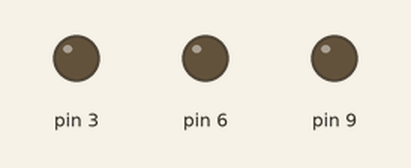
Recording of a sketch running on a simulated Arduino Uno, built with avr-gcc and run on an emulated ATmega328P. Parts: output pins drawn as LEDs (lit = HIGH).

Above: at 0.5 s.
At 1.5 s:
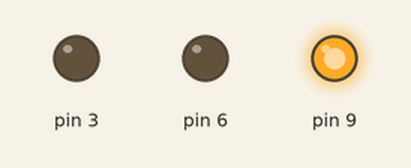
At 2.5 s:
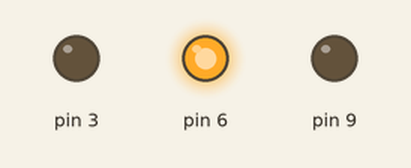
At 3.5 s:
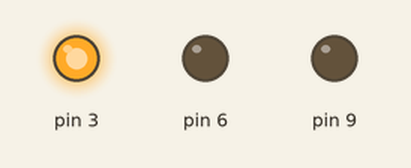
Timing chart, 0 to 5.2 s (numbered marks = the images above):
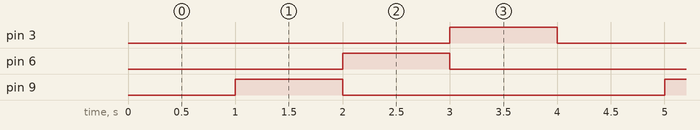

The sketch:

lab1.ino
```cpp
// Raphael Genova - 667495961
// Lab 1 - Getting to know your Arduino
// Description -  Have the 3 LEDS blink take turns turning on and off
//
// References - looked up on the Internet and came across the Ardunio discussion board about it

// Variables will change:
unsigned long previousMillis = 0;        // will store last time LED was updated

// the follow variables is a long because the time, measured in miliseconds,
// will quickly become a bigger number than can be stored in an int.
unsigned long interval = 1000;           // interval at which to blink (milliseconds)

void setup() {
  // put your setup code here, to run once:
  // initialize digital pin LED_BUILTIN as an output.
  pinMode(9, OUTPUT);
  pinMode(6, OUTPUT);
  pinMode(3, OUTPUT);
}

void loop() {
  unsigned long currentMillis = millis();

  if(currentMillis - previousMillis > interval)
  {
    if(currentMillis - previousMillis < interval *2)
    {
      digitalWrite(9, HIGH);
    }
    if(currentMillis - previousMillis >= interval *2 && currentMillis - previousMillis < interval *3)
    {
      digitalWrite(9, LOW);
      digitalWrite(6, HIGH);
    }
    if(currentMillis - previousMillis >= interval *3 && currentMillis - previousMillis < interval *4)
    {
      digitalWrite(6, LOW);
      digitalWrite(3, HIGH);
    }
    if(currentMillis - previousMillis >= interval *4)
    {
      digitalWrite(3, LOW);
      previousMillis = currentMillis;
    }
  }
}
```

Measured:
- by itself, pin 3, pin 6, pin 9: alternates HIGH for 1.0 s and LOW for 3.0 s
- by itself, everything shown: repeats every 4.0 s, in 4 steps
